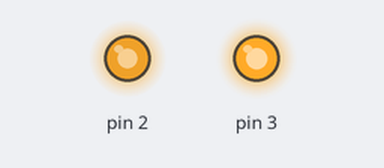
The sketch below on a simulated Arduino Mega 2560, built with avr-gcc and run on an emulated ATmega2560. Shown: output pins drawn as LEDs (lit = HIGH).

Above: at 0.05 s.
At 2.95 s:
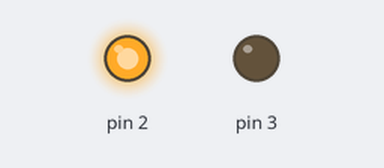
Timing chart, 0 to 6.9 s (numbered marks = the images above):
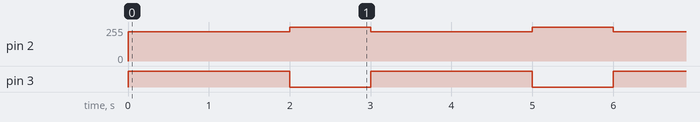

Measured:
- by itself, pin 2: alternates 255/255 for 1.0 s and 220/255 for 2.0 s
- by itself, pin 3: alternates HIGH for 2.0 s and LOW for 1.0 s

The sketch:

Prueba_pwm.ino
```cpp
int sensorPin = A0;    // select the input pin for the potentiometer
int ledPin = 13;      // select the pin for the LED
int sensorValue = 0;  // variable to store the value coming from the sensor

void setup() {
  // declare the ledPin as an OUTPUT:

 Serial.begin(9600);
 pinMode(3, OUTPUT);
 // TCCR2B = 0;// same for TCCR2B
 // TCCR2B |= (0 << CS20)|(0 << CS21)|(1 << CS22);
 // TCCR2B = _BV(CS22);

  TCCR3B = TCCR3B & B11111000 | B00000100; // set timer 3 divisor to     8 for PWM frequency of  490.20 Hz
  //https://arduino-info.wikispaces.com/Arduino-PWM-Frequency
}

void loop() {
  // read the value from the sensor:
analogWrite(2, 220 );
analogWrite(3, 255);
delay(2000);
analogWrite(2, 255);
analogWrite(3, 0);
delay(1000);

}
```
